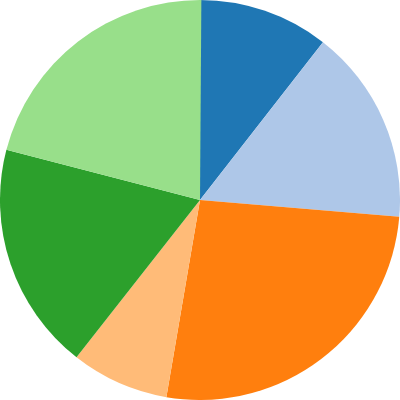

This figure's notebook cell:
### Markdown cell above
## Pie Chart

### Code cell
using VegaLite

@vgplot(
    height=200,
    marks=[
        {
            encode={
                update={
                    innerRadius={
                        signal="innerRadius"
                    },
                    startAngle={
                        field="startAngle"
                    },
                    cornerRadius={
                        signal="cornerRadius"
                    },
                    padAngle={
                        signal="padAngle"
                    },
                    endAngle={
                        field="endAngle"
                    },
                    outerRadius={
                        signal="width / 2"
                    }
                },
                enter={
                    x={
                        signal="width / 2"
                    },
                    fill={
                        field="id",
                        scale="color"
                    },
                    y={
                        signal="height / 2"
                    }
                }
            },
            from={
                data="table"
            },
            type="arc"
        }
    ],
    data=[
        {
            name="table",
            values=[
                {
                    id=1,
                    field=4
                },
                {
                    id=2,
                    field=6
                },
                {
                    id=3,
                    field=10
                },
                {
                    id=4,
                    field=3
                },
                {
                    id=5,
                    field=7
                },
                {
                    id=6,
                    field=8
                }
            ],
            transform=[
                {
                    startAngle={
                        signal="startAngle"
                    },
                    sort={
                        signal="sort"
                    },
                    field="field",
                    endAngle={
                        signal="endAngle"
                    },
                    type="pie"
                }
            ]
        }
    ],
    scales=[
        {
            name="color",
            range={
                scheme="category20"
            },
            domain={
                data="table",
                field="id"
            },
            type="ordinal"
        }
    ],
    width=200,
    autosize="none",
    signals=[
        {
            name="startAngle",
            bind={
                step=0.01,
                max=6.29,
                min=0,
                input="range"
            },
            value=0
        },
        {
            name="endAngle",
            bind={
                step=0.01,
                max=6.29,
                min=0,
                input="range"
            },
            value=6.29
        },
        {
            name="padAngle",
            bind={
                max=0.1,
                min=0,
                input="range"
            },
            value=0
        },
        {
            name="innerRadius",
            bind={
                step=1,
                max=90,
                min=0,
                input="range"
            },
            value=0
        },
        {
            name="cornerRadius",
            bind={
                step=0.5,
                max=10,
                min=0,
                input="range"
            },
            value=0
        },
        {
            name="sort",
            bind={
                input="checkbox"
            },
            value=false
        }
    ]
)

### Figure 1 — Vega specification as saved in the notebook (floating-point values rounded to 4 significant figures)
{"autosize": "none", "data": [{"name": "table", "transform": [{"endAngle": {"signal": "endAngle"}, "field": "field", "sort": {"signal": "sort"}, "startAngle": {"signal": "startAngle"}, "type": "pie"}], "values": [{"endAngle": 0.6621, "field": 4, "id": 1, "startAngle": 0}, {"endAngle": 1.655, "field": 6, "id": 2, "startAngle": 0.6621}, {"endAngle": 3.311, "field": 10, "id": 3, "startAngle": 1.655}, {"endAngle": 3.807, "field": 3, "id": 4, "startAngle": 3.311}, {"endAngle": 4.966, "field": 7, "id": 5, "startAngle": 3.807}, {"endAngle": 6.29, "field": 8, "id": 6, "startAngle": 4.966}]}], "height": 200, "marks": [{"encode": {"enter": {"fill": {"field": "id", "scale": "color"}, "x": {"signal": "width / 2"}, "y": {"signal": "height / 2"}}, "update": {"cornerRadius": {"signal": "cornerRadius"}, "endAngle": {"field": "endAngle"}, "innerRadius": {"signal": "innerRadius"}, "outerRadius": {"signal": "width / 2"}, "padAngle": {"signal": "padAngle"}, "startAngle": {"field": "startAngle"}}}, "from": {"data": "table"}, "type": "arc"}], "scales": [{"domain": {"data": "table", "field": "id"}, "name": "color", "range": {"scheme": "category20"}, "type": "ordinal"}], "signals": [{"bind": {"input": "range", "max": 6.29, "min": 0, "step": 0.01}, "name": "startAngle", "value": 0}, {"bind": {"input": "range", "max": 6.29, "min": 0, "step": 0.01}, "name": "endAngle", "value": 6.29}, {"bind": {"input": "range", "max": 0.1, "min": 0}, "name": "padAngle", "value": 0}, {"bind": {"input": "range", "max": 90, "min": 0, "step": 1}, "name": "innerRadius", "value": 0}, {"bind": {"input": "range", "max": 10, "min": 0, "step": 0.5}, "name": "cornerRadius", "value": 0}, {"bind": {"input": "checkbox"}, "name": "sort", "value": false}], "width": 200}
